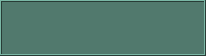
   <widget class="QFrame" name="frame_11">
    <property name="geometry">
     <rect>
      <x>227</x>
      <y>32</y>
      <width>206</width>
      <height>56</height>
     </rect>
    </property>
    <property name="palette">
     <palette>
      <active>
       <colorrole role="WindowText">
        <brush brushstyle="SolidPattern">
         <color alpha="255">
          <red>185</red>
          <green>198</green>
          <blue>185</blue>
         </color>
        </brush>
       </colorrole>
       <colorrole role="Button">
        <brush brushstyle="SolidPattern">
         <color alpha="255">
          <red>81</red>
          <green>121</green>
          <blue>109</blue>
         </color>
        </brush>
       </colorrole>
       <colorrole role="Light">
        <brush brushstyle="SolidPattern">
         <color alpha="255">
          <red>121</red>
          <green>182</green>
          <blue>164</blue>
         </color>
        </brush>
       </colorrole>
       <colorrole role="Midlight">
        <brush brushstyle="SolidPattern">
         <color alpha="255">
          <red>101</red>
          <green>151</green>
          <blue>136</blue>
         </color>
        </brush>
       </colorrole>
       <colorrole role="Dark">
        <brush brushstyle="SolidPattern">
         <color alpha="255">
          <red>40</red>
          <green>60</green>
          <blue>54</blue>
         </color>
        </brush>
       </colorrole>
       <colorrole role="Mid">
        <brush brushstyle="SolidPattern">
         <color alpha="255">
          <red>54</red>
          <green>80</green>
          <blue>72</blue>
         </color>
        </brush>
       </colorrole>
       <colorrole role="Text">
        <brush brushstyle="SolidPattern">
         <color alpha="255">
          <red>185</red>
          <green>198</green>
          <blue>185</blue>
         </color>
        </brush>
       </colorrole>
       <colorrole role="BrightText">
        <brush brushstyle="SolidPattern">
         <color alpha="255">
          <red>255</red>
          <green>255</green>
          <blue>255</blue>
         </color>
        </brush>
       </colorrole>
       <colorrole role="ButtonText">
        <brush brushstyle="SolidPattern">
         <color alpha="255">
          <red>255</red>
          <green>255</green>
          <blue>255</blue>
         </color>
        </brush>
       </colorrole>
       <colorrole role="Base">
        <brush brushstyle="SolidPattern">
         <color alpha="255">
          <red>0</red>
          <green>0</green>
          <blue>0</blue>
         </color>
        </brush>
       </colorrole>
       <colorrole role="Window">
        <brush brushstyle="SolidPattern">
         <color alpha="255">
          <red>81</red>
          <green>121</green>
          <blue>109</blue>
         </color>
        </brush>
       </colorrole>
       <colorrole role="Shadow">
        <brush brushstyle="SolidPattern">
         <color alpha="255">
          <red>0</red>
          <green>0</green>
          <blue>0</blue>
         </color>
        </brush>
       </colorrole>
       <colorrole role="AlternateBase">
        <brush brushstyle="SolidPattern">
         <color alpha="255">
          <red>40</red>
          <green>60</green>
          <blue>54</blue>
         </color>
        </brush>
       </colorrole>
       <colorrole role="ToolTipBase">
        <brush brushstyle="SolidPattern">
         <color alpha="255">
          <red>255</red>
          <green>255</green>
          <blue>220</blue>
         </color>
        </brush>
       </colorrole>
       <colorrole role="ToolTipText">
        <brush brushstyle="SolidPattern">
         <color alpha="255">
          <red>0</red>
          <green>0</green>
          <blue>0</blue>
         </color>
        </brush>
       </colorrole>
      </active>
      <inactive>
       <colorrole role="WindowText">
        <brush brushstyle="SolidPattern">
         <color alpha="255">
          <red>185</red>
          <green>198</green>
          <blue>185</blue>
         </color>
        </brush>
       </colorrole>
       <colorrole role="Button">
        <brush brushstyle="SolidPattern">
         <color alpha="255">
          <red>81</red>
          <green>121</green>
          <blue>109</blue>
         </color>
        </brush>
       </colorrole>
       <colorrole role="Light">
        <brush brushstyle="SolidPattern">
         <color alpha="255">
          <red>121</red>
          <green>182</green>
          <blue>164</blue>
         </color>
        </brush>
       </colorrole>
       <colorrole role="Midlight">
        <brush brushstyle="SolidPattern">
         <color alpha="255">
          <red>101</red>
          <green>151</green>
          <blue>136</blue>
         </color>
        </brush>
       </colorrole>
       <colorrole role="Dark">
        <brush brushstyle="SolidPattern">
         <color alpha="255">
          <red>40</red>
          <green>60</green>
          <blue>54</blue>
         </color>
        </brush>
       </colorrole>
       <colorrole role="Mid">
        <brush brushstyle="SolidPattern">
         <color alpha="255">
          <red>54</red>
          <green>80</green>
          <blue>72</blue>
         </color>
        </brush>
       </colorrole>
       <colorrole role="Text">
        <brush brushstyle="SolidPattern">
         <color alpha="255">
          <red>185</red>
          <green>198</green>
          <blue>185</blue>
         </color>
        </brush>
       </colorrole>
       <colorrole role="BrightText">
        <brush brushstyle="SolidPattern">
         <color alpha="255">
          <red>255</red>
          <green>255</green>
          <blue>255</blue>
         </color>
        </brush>
       </colorrole>
       <colorrole role="ButtonText">
        <brush brushstyle="SolidPattern">
         <color alpha="255">
          <red>255</red>
          <green>255</green>
          <blue>255</blue>
         </color>
        </brush>
       </colorrole>
       <colorrole role="Base">
        <brush brushstyle="SolidPattern">
         <color alpha="255">
          <red>0</red>
          <green>0</green>
          <blue>0</blue>
         </color>
        </brush>
       </colorrole>
       <colorrole role="Window">
        <brush brushstyle="SolidPattern">
         <color alpha="255">
          <red>81</red>
          <green>121</green>
          <blue>109</blue>
         </color>
        </brush>
       </colorrole>
       <colorrole role="Shadow">
        <brush brushstyle="SolidPattern">
         <color alpha="255">
          <red>0</red>
          <green>0</green>
          <blue>0</blue>
         </color>
        </brush>
       </colorrole>
       <colorrole role="AlternateBase">
        <brush brushstyle="SolidPattern">
         <color alpha="255">
          <red>40</red>
          <green>60</green>
          <blue>54</blue>
         </color>
        </brush>
       </colorrole>
       <colorrole role="ToolTipBase">
        <brush brushstyle="SolidPattern">
         <color alpha="255">
          <red>255</red>
          <green>255</green>
          <blue>220</blue>
         </color>
        </brush>
       </colorrole>
       <colorrole role="ToolTipText">
        <brush brushstyle="SolidPattern">
         <color alpha="255">
          <red>0</red>
          <green>0</green>
          <blue>0</blue>
         </color>
        </brush>
       </colorrole>
      </inactive>
      <disabled>
       <colorrole role="WindowText">
        <brush brushstyle="SolidPattern">
         <color alpha="255">
          <red>40</red>
          <green>60</green>
          <blue>54</blue>
         </color>
        </brush>
       </colorrole>
       <colorrole role="Button">
        <brush brushstyle="SolidPattern">
         <color alpha="255">
          <red>81</red>
          <green>121</green>
          <blue>109</blue>
         </color>
        </brush>
       </colorrole>
       <colorrole role="Light">
        <brush brushstyle="SolidPattern">
         <color alpha="255">
          <red>121</red>
          <green>182</green>
          <blue>164</blue>
         </color>
        </brush>
       </colorrole>
       <colorrole role="Midlight">
        <brush brushstyle="SolidPattern">
         <color alpha="255">
          <red>101</red>
          <green>151</green>
          <blue>136</blue>
         </color>
        </brush>
       </colorrole>
       <colorrole role="Dark">
        <brush brushstyle="SolidPattern">
         <color alpha="255">
          <red>40</red>
          <green>60</green>
          <blue>54</blue>
         </color>
        </brush>
       </colorrole>
       <colorrole role="Mid">
        <brush brushstyle="SolidPattern">
         <color alpha="255">
          <red>54</red>
          <green>80</green>
          <blue>72</blue>
         </color>
        </brush>
       </colorrole>
       <colorrole role="Text">
        <brush brushstyle="SolidPattern">
         <color alpha="255">
          <red>40</red>
          <green>60</green>
          <blue>54</blue>
         </color>
        </brush>
       </colorrole>
       <colorrole role="BrightText">
        <brush brushstyle="SolidPattern">
         <color alpha="255">
          <red>255</red>
          <green>255</green>
          <blue>255</blue>
         </color>
        </brush>
       </colorrole>
       <colorrole role="ButtonText">
        <brush brushstyle="SolidPattern">
         <color alpha="255">
          <red>40</red>
          <green>60</green>
          <blue>54</blue>
         </color>
        </brush>
       </colorrole>
       <colorrole role="Base">
        <brush brushstyle="SolidPattern">
         <color alpha="255">
          <red>81</red>
          <green>121</green>
          <blue>109</blue>
         </color>
        </brush>
       </colorrole>
       <colorrole role="Window">
        <brush brushstyle="SolidPattern">
         <color alpha="255">
          <red>81</red>
          <green>121</green>
          <blue>109</blue>
         </color>
        </brush>
       </colorrole>
       <colorrole role="Shadow">
        <brush brushstyle="SolidPattern">
         <color alpha="255">
          <red>0</red>
          <green>0</green>
          <blue>0</blue>
         </color>
        </brush>
       </colorrole>
       <colorrole role="AlternateBase">
        <brush brushstyle="SolidPattern">
         <color alpha="255">
          <red>81</red>
          <green>121</green>
          <blue>109</blue>
         </color>
        </brush>
       </colorrole>
       <colorrole role="ToolTipBase">
        <brush brushstyle="SolidPattern">
         <color alpha="255">
          <red>255</red>
          <green>255</green>
          <blue>220</blue>
         </color>
        </brush>
       </colorrole>
       <colorrole role="ToolTipText">
        <brush brushstyle="SolidPattern">
         <color alpha="255">
          <red>0</red>
          <green>0</green>
          <blue>0</blue>
         </color>
        </brush>
       </colorrole>
      </disabled>
     </palette>
    </property>
    <property name="frameShape">
     <enum>QFrame::Box</enum>
    </property>
    <property name="frameShadow">
     <enum>QFrame::Raised</enum>
    </property>
    <property name="lineWidth">
     <number>1</number>
    </property>
    <property name="midLineWidth">
     <number>0</number>
    </property>
    <widget class="QPushButton" name="pushButton_page3_other">
     <property name="enabled">
      <bool>true</bool>
     </property>
     <property name="geometry">
      <rect>
       <x>170</x>
       <y>20</y>
       <width>30</width>
       <height>30</height>
      </rect>
     </property>
     <property name="text">
      <string/>
     </property>
     <property name="icon">
      <iconset>
       <normaloff>icons/publishToolIcon/assetType_other_OFF.png</normaloff>
       <normalon>icons/publishToolIcon/assetType_other_ON.png</normalon>
       <disabledoff>icons/publishToolIcon/assetType_other_OFF.png</disabledoff>
       <disabledon>icons/publishToolIcon/assetType_other_OFF.png</disabledon>
       <selectedoff>icons/publishToolIcon/assetType_other_OFF.png</selectedoff>
       <selectedon>icons/publishToolIcon/assetType_other_ON.png</selectedon>icons/publishToolIcon/assetType_other_OFF.png</iconset>
     </property>
     <property name="iconSize">
      <size>
       <width>30</width>
       <height>30</height>
      </size>
     </property>
     <property name="checkable">
      <bool>true</bool>
     </property>
     <property name="autoDefault">
      <bool>false</bool>
     </property>
     <property name="default">
      <bool>false</bool>
     </property>
     <property name="flat">
      <bool>true</bool>
     </property>
    </widget>
    <widget class="QPushButton" name="pushButton_page3_vehicle">
     <property name="enabled">
      <bool>true</bool>
     </property>
     <property name="geometry">
      <rect>
       <x>77</x>
       <y>20</y>
       <width>30</width>
       <height>30</height>
      </rect>
     </property>
     <property name="text">
      <string/>
     </property>
     <property name="icon">
      <iconset>
       <normaloff>icons/publishToolIcon/assetType_veh_OFF.png</normaloff>
       <normalon>icons/publishToolIcon/assetType_veh_ON.png</normalon>
       <disabledoff>icons/publishToolIcon/assetType_veh_OFF.png</disabledoff>
       <disabledon>icons/publishToolIcon/assetType_veh_OFF.png</disabledon>
       <activeoff>icons/publishToolIcon/assetType_veh_OFF.png</activeoff>
       <activeon>icons/publishToolIcon/assetType_veh_ON.png</activeon>
       <selectedoff>icons/publishToolIcon/assetType_veh_OFF.png</selectedoff>
       <selectedon>icons/publishToolIcon/assetType_veh_ON.png</selectedon>icons/publishToolIcon/assetType_veh_OFF.png</iconset>
     </property>
     <property name="iconSize">
      <size>
       <width>30</width>
       <height>30</height>
      </size>
     </property>
     <property name="checkable">
      <bool>true</bool>
     </property>
     <property name="autoDefault">
      <bool>false</bool>
     </property>
     <property name="default">
      <bool>false</bool>
     </property>
     <property name="flat">
      <bool>true</bool>
     </property>
    </widget>
    <widget class="QPushButton" name="pushButton_page3_all">
     <property name="enabled">
      <bool>true</bool>
     </property>
     <property name="geometry">
      <rect>
       <x>10</x>
       <y>20</y>
       <width>30</width>
       <height>30</height>
      </rect>
     </property>
     <property name="text">
      <string/>
     </property>
     <property name="icon">
      <iconset>
       <normaloff>icons/publishToolIcon/assetType_all_OFF.png</normaloff>
       <normalon>icons/publishToolIcon/assetType_all_ON.png</normalon>
       <disabledoff>icons/publishToolIcon/assetType_all_OFF.png</disabledoff>
       <disabledon>icons/publishToolIcon/assetType_all_OFF.png</disabledon>
       <selectedoff>icons/publishToolIcon/assetType_all_OFF.png</selectedoff>
       <selectedon>icons/publishToolIcon/assetType_all_ON.png</selectedon>icons/publishToolIcon/assetType_all_OFF.png</iconset>
     </property>
     <property name="iconSize">
      <size>
       <width>30</width>
       <height>30</height>
      </size>
     </property>
     <property name="checkable">
      <bool>true</bool>
     </property>
     <property name="autoDefault">
      <bool>false</bool>
     </property>
     <property name="default">
      <bool>false</bool>
     </property>
     <property name="flat">
      <bool>true</bool>
     </property>
    </widget>
    <widget class="QPushButton" name="pushButton_page3_props">
     <property name="enabled">
      <bool>true</bool>
     </property>
     <property name="geometry">
      <rect>
       <x>139</x>
       <y>20</y>
       <width>30</width>
       <height>30</height>
      </rect>
     </property>
     <property name="text">
      <string/>
     </property>
     <property name="icon">
      <iconset>
       <normaloff>icons/publishToolIcon/assetType_prop_OFF.png</normaloff>
       <normalon>icons/publishToolIcon/assetType_prop_ON.png</normalon>
       <disabledoff>icons/publishToolIcon/assetType_prop_OFF.png</disabledoff>
       <disabledon>icons/publishToolIcon/assetType_prop_OFF.png</disabledon>
       <selectedoff>icons/publishToolIcon/assetType_prop_OFF.png</selectedoff>
       <selectedon>icons/publishToolIcon/assetType_prop_ON.png</selectedon>icons/publishToolIcon/assetType_prop_OFF.png</iconset>
     </property>
     <property name="iconSize">
      <size>
       <width>30</width>
       <height>30</height>
      </size>
     </property>
     <property name="checkable">
      <bool>true</bool>
     </property>
     <property name="autoDefault">
      <bool>false</bool>
     </property>
     <property name="default">
      <bool>false</bool>
     </property>
     <property name="flat">
      <bool>true</bool>
     </property>
    </widget>
    <widget class="QPushButton" name="pushButton_page3_character">
     <property name="enabled">
      <bool>true</bool>
     </property>
     <property name="geometry">
      <rect>
       <x>46</x>
       <y>20</y>
       <width>30</width>
       <height>30</height>
      </rect>
     </property>
     <property name="palette">
      <palette>
       <active>
        <colorrole role="WindowText">
         <brush brushstyle="SolidPattern">
          <color alpha="255">
           <red>0</red>
           <green>0</green>
           <blue>0</blue>
          </color>
         </brush>
        </colorrole>
        <colorrole role="Text">
         <brush brushstyle="SolidPattern">
          <color alpha="255">
           <red>255</red>
           <green>255</green>
           <blue>0</blue>
          </color>
         </brush>
        </colorrole>
        <colorrole role="ButtonText">
         <brush brushstyle="SolidPattern">
          <color alpha="255">
           <red>255</red>
           <green>255</green>
           <blue>0</blue>
          </color>
         </brush>
        </colorrole>
       </active>
       <inactive>
        <colorrole role="WindowText">
         <brush brushstyle="SolidPattern">
          <color alpha="255">
           <red>0</red>
           <green>0</green>
           <blue>0</blue>
          </color>
         </brush>
        </colorrole>
        <colorrole role="Text">
         <brush brushstyle="SolidPattern">
          <color alpha="255">
           <red>0</red>
           <green>0</green>
           <blue>0</blue>
          </color>
         </brush>
        </colorrole>
        <colorrole role="ButtonText">
         <brush brushstyle="SolidPattern">
          <color alpha="255">
           <red>0</red>
           <green>0</green>
           <blue>0</blue>
          </color>
         </brush>
        </colorrole>
       </inactive>
       <disabled>
        <colorrole role="WindowText">
         <brush brushstyle="SolidPattern">
          <color alpha="255">
           <red>120</red>
           <green>120</green>
           <blue>120</blue>
          </color>
         </brush>
        </colorrole>
        <colorrole role="Text">
         <brush brushstyle="SolidPattern">
          <color alpha="255">
           <red>120</red>
           <green>120</green>
           <blue>120</blue>
          </color>
         </brush>
        </colorrole>
        <colorrole role="ButtonText">
         <brush brushstyle="SolidPattern">
          <color alpha="255">
           <red>120</red>
           <green>120</green>
           <blue>120</blue>
          </color>
         </brush>
        </colorrole>
       </disabled>
      </palette>
     </property>
     <property name="autoFillBackground">
      <bool>false</bool>
     </property>
     <property name="text">
      <string/>
     </property>
     <property name="icon">
      <iconset>
       <normaloff>icons/publishToolIcon/assetType_cha_OFF.png</normaloff>
       <normalon>icons/publishToolIcon/assetType_cha_ON.png</normalon>
       <disabledoff>icons/publishToolIcon/assetType_cha_OFF.png</disabledoff>
       <disabledon>icons/publishToolIcon/assetType_cha_OFF.png</disabledon>
       <activeoff>icons/publishToolIcon/assetType_cha_OFF.png</activeoff>
       <activeon>icons/publishToolIcon/assetType_cha_ON.png</activeon>
       <selectedoff>icons/publishToolIcon/assetType_cha_OFF.png</selectedoff>
       <selectedon>icons/publishToolIcon/assetType_cha_ON.png</selectedon>icons/publishToolIcon/assetType_cha_OFF.png</iconset>
     </property>
     <property name="iconSize">
      <size>
       <width>30</width>
       <height>30</height>
      </size>
     </property>
     <property name="checkable">
      <bool>true</bool>
     </property>
     <property name="checked">
      <bool>false</bool>
     </property>
     <property name="autoRepeat">
      <bool>false</bool>
     </property>
     <property name="autoExclusive">
      <bool>false</bool>
     </property>
     <property name="autoDefault">
      <bool>false</bool>
     </property>
     <property name="default">
      <bool>false</bool>
     </property>
     <property name="flat">
      <bool>true</bool>
     </property>
    </widget>
    <widget class="QPushButton" name="pushButton_page3_set">
     <property name="enabled">
      <bool>true</bool>
     </property>
     <property name="geometry">
      <rect>
       <x>108</x>
       <y>20</y>
       <width>30</width>
       <height>30</height>
      </rect>
     </property>
     <property name="text">
      <string/>
     </property>
     <property name="icon">
      <iconset>
       <normaloff>icons/publishToolIcon/assetType_set_OFF.png</normaloff>
       <disabledoff>icons/publishToolIcon/assetType_set_OFF.png</disabledoff>
       <disabledon>icons/publishToolIcon/assetType_set_OFF.png</disabledon>
       <activeon>icons/publishToolIcon/assetType_set_ON.png</activeon>
       <selectedoff>icons/publishToolIcon/assetType_set_OFF.png</selectedoff>
       <selectedon>icons/publishToolIcon/assetType_set_ON.png</selectedon>icons/publishToolIcon/assetType_set_OFF.png</iconset>
     </property>
     <property name="iconSize">
      <size>
       <width>30</width>
       <height>30</height>
      </size>
     </property>
     <property name="checkable">
      <bool>true</bool>
     </property>
     <property name="autoDefault">
      <bool>false</bool>
     </property>
     <property name="default">
      <bool>false</bool>
     </property>
     <property name="flat">
      <bool>true</bool>
     </property>
    </widget>
   </widget>
